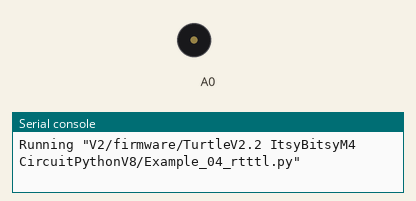
A program run on a simulated CircuitPython board. Shown: buzzer (waves = sounding), the last lines printed to the serial console. The interpreter's speed is modelled, so counts of loop turns are approximate; library files of the repository ran but are not shown: rtttl.py, songs.py. At 10.9 s the program ends and the board releases its pins; the recording ends there.

Above: at 0.1 s.
At 8.9 s:
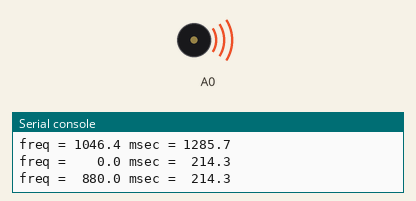
Timing chart, 0 to 10.9 s (numbered marks = the images above):
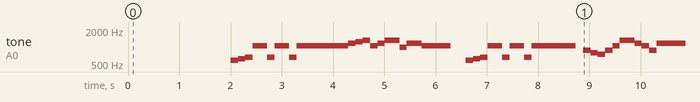

The program:

Example_04_rtttl.py
```python
'''
#https://github.com/dhylands/upy-rtttl
The MIT License (MIT)

Copyright (c) 2016 Dave Hylands
Copyright (c) 2017 David Glaude

Permission is hereby granted, free of charge, to any person obtaining a copy
of this software and associated documentation files (the "Software"), to deal
in the Software without restriction, including without limitation the rights
to use, copy, modify, merge, publish, distribute, sublicense, and/or sell
copies of the Software, and to permit persons to whom the Software is
furnished to do so, subject to the following conditions:

The above copyright notice and this permission notice shall be included in all
copies or substantial portions of the Software.

THE SOFTWARE IS PROVIDED "AS IS", WITHOUT WARRANTY OF ANY KIND, EXPRESS OR
IMPLIED, INCLUDING BUT NOT LIMITED TO THE WARRANTIES OF MERCHANTABILITY,
FITNESS FOR A PARTICULAR PURPOSE AND NONINFRINGEMENT. IN NO EVENT SHALL THE
AUTHORS OR COPYRIGHT HOLDERS BE LIABLE FOR ANY CLAIM, DAMAGES OR OTHER
LIABILITY, WHETHER IN AN ACTION OF CONTRACT, TORT OR OTHERWISE, ARISING FROM,
OUT OF OR IN CONNECTION WITH THE SOFTWARE OR THE USE OR OTHER DEALINGS IN THE
SOFTWARE.
'''

from rtttl import RTTTL
import songs

import board
import simpleio
import time
import settings

PIEZO_PIN = settings.speakerPin

print('Running "%s"' % __file__)


def play_tone(freq, msec):
    print('freq = {:6.1f} msec = {:6.1f}'.format(freq, msec))
    simpleio.tone(PIEZO_PIN, freq, duration=msec/1500)
    '''
    if freq > 0:
        pwm.frequency  = int(freq)   # Set frequency
        pwm.duty_cycle = 32767  # 50% duty cycle
	time.sleep(msec*0.001)  # Play for a number of msec
    pwm.duty_cycle = 0          # Stop playing
    '''
    #time.sleep(0.05)            # Delay 50 ms between notes

# Code for these tunes are contained in lib/songs.py
song_names = ['Super Mario - Main Theme', 'Super Mario - Title Music', 'SMBtheme', 'SMBwater',
              'SMBunderground', 'Picaxe', 'The Simpsons', 'Indiana', 'TakeOnMe', 'Entertainer',
              'Muppets', 'Xfiles', 'Looney', '20thCenFox', 'Bond', 'MASH', 'StarWars', 'GoodBad',
              'TopGun', 'A-Team', 'Flinstones', 'Jeopardy', 'Gadget', 'Smurfs', 'MahnaMahna',
              'LeisureSuit', 'MissionImp', 'RickAstley']

tune = RTTTL(songs.find('Entertainer'))

time.sleep(2) # separate from startup beeps

for freq, msec in tune.notes():
    play_tone(freq, msec)
```

settings.py
```python
import board

DEBUG = True      # Print statements from turtle.py to console

if True: # settings for Itsy Robot Base Kit
    # robot specific parameters
    wheel_dia = 52.5     # mm (increase = decrease distance)
    wheel_base = 76.35  # mm (increase = spiral clockwise)

     # stepper parameters
    steps_rev = 512    # 512 for 64x gearbox, 128 for 16x gearbox
    delay_time = 2     # time between steps in ms (too quick will freeze motors)
    invert_direction = True # change if turtle running backward

    # servo parameters
    PEN_DOWN = 160     # angle of servo when pen is down
    PEN_UP = 75      # angle of servo when pen is up
    min_pulse = 750
    max_pulse = 2500

    servoPin = board.A1
    speakerPin = board.A0
    buttonPin = board.D12

    rightLEDPin = board.D7
    leftLEDPin = board.D11
    emitterPin = board.D5

    rightDetectorPin = board.A3
    leftDetectorPin = board.A2

    L_In1_Pin = board.D13  # has onboard LED on it
    L_In2_Pin = board.D10
    L_In3_Pin = board.A4
    L_In4_Pin = board.A5

    R_In1_Pin = board.SCK
    R_In2_Pin = board.MOSI
    R_In3_Pin = board.MISO
    R_In4_Pin = board.D9

else: # pins for IstyBitsy M4 Breadboard Robot
    # robot specific parameters
    wheel_dia = 57     # mm (increase = decrease distance)
    wheel_base = 106.8  # mm (increase = spiral clockwise)

    # stepper parameters
    steps_rev = 512    # 512 for 64x gearbox, 128 for 16x gearbox
    delay_time = 2     # time between steps in ms (too quick will freeze motors)
    invert_direction = False  # change if turtle running backward

    # servo parameters
    PEN_DOWN = 75     # angle of servo when pen is down
    PEN_UP = 160      # angle of servo when pen is up
    min_pulse = 750
    max_pulse = 2500

    servoPin = board.D7
    speakerPin = board.D5
    buttonPin = board.MISO

    leftLEDPin = board.A2
    rightLEDPin = board.A3
    emitterPin = board.A1

    rightDetectorPin = board.A4
    leftDetectorPin = board.A5

    L_In1_Pin = board.D13  # has onboard LED on it
    L_In2_Pin = board.D12
    L_In3_Pin = board.D11
    L_In4_Pin = board.D10

    R_In1_Pin = board.SCL
    R_In2_Pin = board.SDA
    R_In3_Pin = board.D1
    R_In4_Pin = board.D0
```
